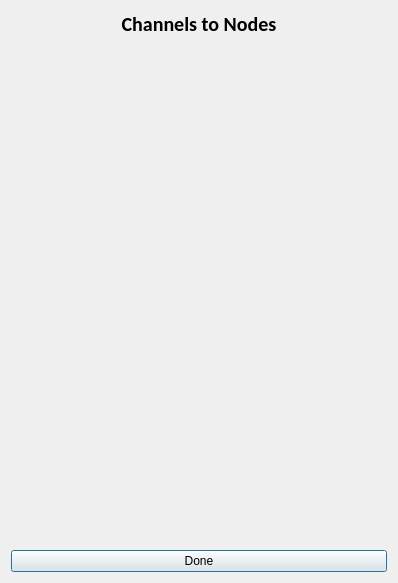
<?xml version="1.0" encoding="UTF-8"?>
<ui version="4.0">
 <class>Dialog</class>
 <widget class="QDialog" name="Dialog">
  <property name="geometry">
   <rect>
    <x>0</x>
    <y>0</y>
    <width>398</width>
    <height>583</height>
   </rect>
  </property>
  <property name="sizePolicy">
   <sizepolicy hsizetype="Expanding" vsizetype="Expanding">
    <horstretch>0</horstretch>
    <verstretch>0</verstretch>
   </sizepolicy>
  </property>
  <property name="windowTitle">
   <string>Dialog</string>
  </property>
  <layout class="QGridLayout" name="gridLayout">
   <item row="0" column="0">
    <layout class="QVBoxLayout" name="verticalLayout" stretch="0,0,0">
     <property name="sizeConstraint">
      <enum>QLayout::SizeConstraint::SetNoConstraint</enum>
     </property>
     <item>
      <widget class="QLabel" name="ema_label_heading">
       <property name="sizePolicy">
        <sizepolicy hsizetype="Expanding" vsizetype="Fixed">
         <horstretch>0</horstretch>
         <verstretch>0</verstretch>
        </sizepolicy>
       </property>
       <property name="font">
        <font>
         <family>Calibri</family>
         <pointsize>15</pointsize>
         <bold>true</bold>
        </font>
       </property>
       <property name="layoutDirection">
        <enum>Qt::LayoutDirection::RightToLeft</enum>
       </property>
       <property name="text">
        <string>Channels to Nodes</string>
       </property>
       <property name="alignment">
        <set>Qt::AlignmentFlag::AlignCenter</set>
       </property>
      </widget>
     </item>
     <item>
      <layout class="QHBoxLayout" name="horizontalLayout" stretch="0">
       <item>
        <widget class="QWidget" name="mp_to_nodes_widget" native="true">
         <property name="sizePolicy">
          <sizepolicy hsizetype="Expanding" vsizetype="Expanding">
           <horstretch>0</horstretch>
           <verstretch>0</verstretch>
          </sizepolicy>
         </property>
         <property name="minimumSize">
          <size>
           <width>0</width>
           <height>0</height>
          </size>
         </property>
         <widget class="QWidget" name="verticalLayoutWidget_4">
          <property name="geometry">
           <rect>
            <x>0</x>
            <y>0</y>
            <width>381</width>
            <height>581</height>
           </rect>
          </property>
          <layout class="QVBoxLayout" name="mp_to_nodes_layout"/>
         </widget>
        </widget>
       </item>
      </layout>
     </item>
     <item>
      <widget class="QPushButton" name="mp_to_nodes_button_done">
       <property name="enabled">
        <bool>true</bool>
       </property>
       <property name="sizePolicy">
        <sizepolicy hsizetype="Expanding" vsizetype="Minimum">
         <horstretch>0</horstretch>
         <verstretch>0</verstretch>
        </sizepolicy>
       </property>
       <property name="text">
        <string>Done</string>
       </property>
      </widget>
     </item>
    </layout>
   </item>
  </layout>
 </widget>
 <resources/>
 <connections>
  <connection>
   <sender>mp_to_nodes_button_done</sender>
   <signal>clicked()</signal>
   <receiver>Dialog</receiver>
   <slot>mp_to_nodes_button_done_pressed()</slot>
   <hints>
    <hint type="sourcelabel">
     <x>326</x>
     <y>659</y>
    </hint>
    <hint type="destinationlabel">
     <x>375</x>
     <y>677</y>
    </hint>
   </hints>
  </connection>
 </connections>
 <slots>
  <slot>mp_to_nodes_button_done_pressed()</slot>
 </slots>
</ui>
